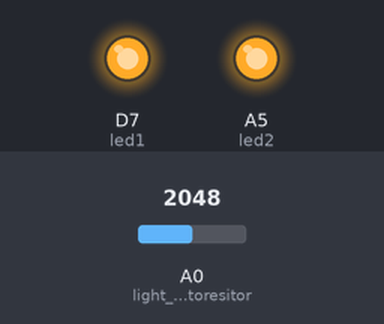
Bench run of a sketch on a simulated Particle Photon. Shown: output pins drawn as LEDs (lit = HIGH). Inputs (shaded band) come from the test bench; at power-on: A0 (light_photoresitor) = 2048.

Above: at 1.5 s.
At 4.5 s:
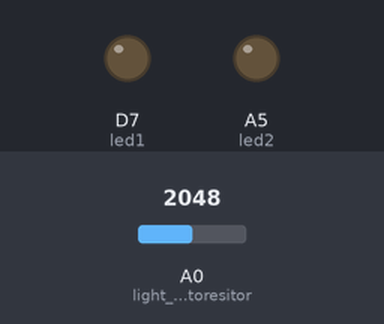
Timing chart, 0 to 7.8 s (numbered marks = the images above):
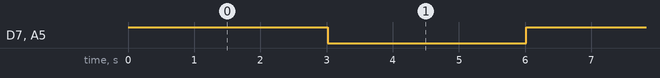

The sketch:

light-photoresitor.ino
```cpp
int led1 = D7;  // The on-board LED

int led2 = A5;

int light_photoresitor = A0;  // photoresitor


void setup() {

  pinMode(led1, OUTPUT);

  pinMode(led2, OUTPUT);

  pinMode(light_photoresitor, INPUT);

}

void loop() {

  digitalWrite(led1, HIGH);   // Turn ON the on-Argon-board LED

  digitalWrite(led2, HIGH);   // Turn ON the LED

  String p_resitor = String(analogRead(light_photoresitor));

  Particle.publish("p_resitor", p_resitor, PRIVATE);

  delay(3000);               // Wait for 30 seconds

  digitalWrite(led1, LOW);    // Turn OFF the on-Argon-board LED

  digitalWrite(led2, LOW);    // Turn OFF the LED

  delay(3000);               // Wait for 30 seconds
}


 
```

Measured:
- by itself, D7 (led1), A5 (led2): alternates HIGH for 3.0 s and LOW for 3.0 s
